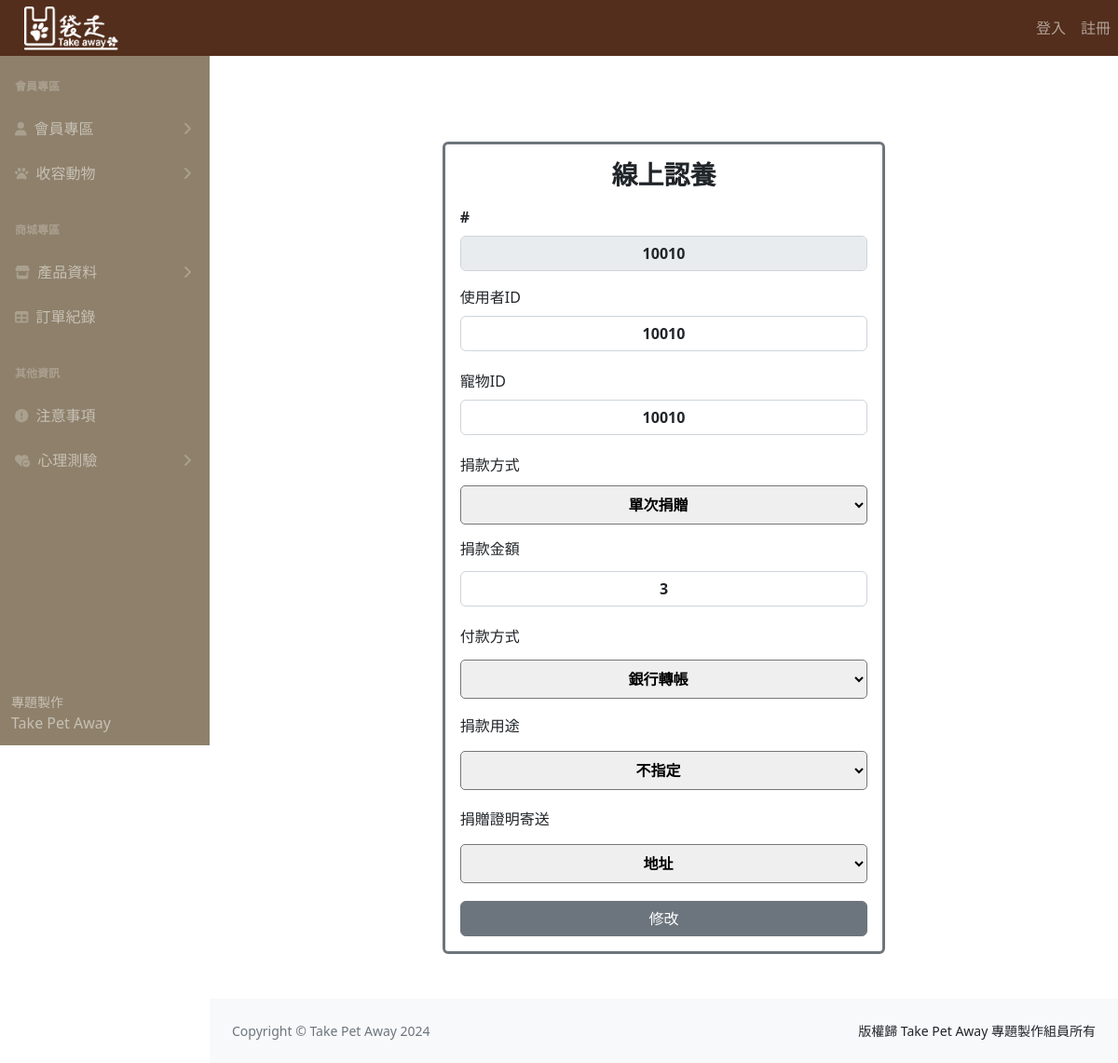
Page /adoptEdit.php?adopt_id=10010 on the earlier database version.
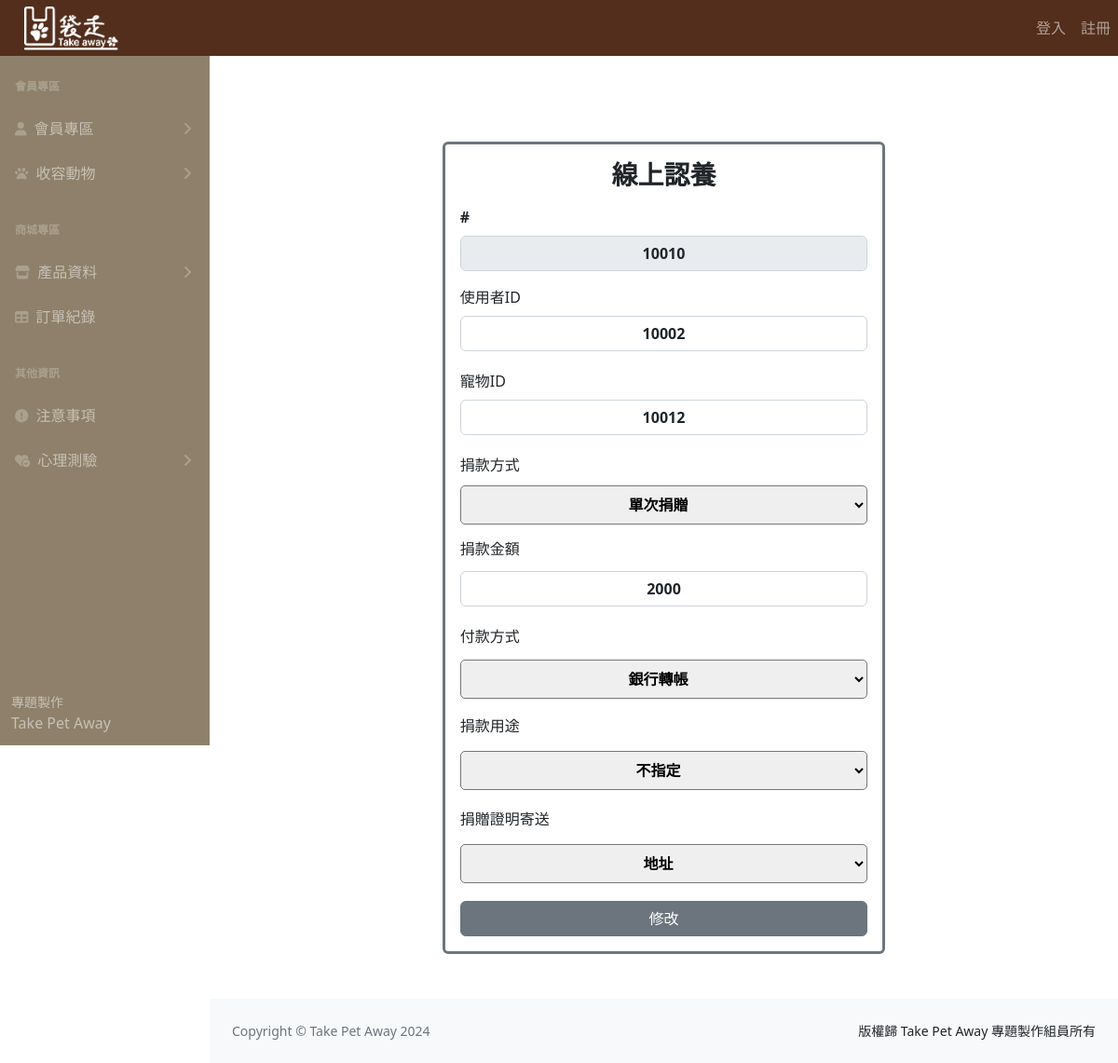
Same page on the later database version.
### tables this page shows
CREATE TABLE `online_virtual_adoption_form` (
  `adopt_id` int(11) NOT NULL,
  `pet_id` int(11) NOT NULL,
  `user_id` int(11) NOT NULL,
  `donation_method` varchar(8) NOT NULL,
  `amount` int(11) NOT NULL,
  `payment` varchar(8) NOT NULL,
  `donation` varchar(8) NOT NULL,
  `donate_address` varchar(8) NOT NULL
);

### adoptEdit.php (the view, shortened to what this page needs)
<?php
require __DIR__ . '/parts/pdo-connect.php';
$adopt_id = isset($_GET['adopt_id']) ? intval($_GET['adopt_id']) : 0;
$r = $pdo->query("SELECT * FROM online_virtual_adoption_form WHERE adopt_id= $adopt_id")->fetch();
$method = $r['donation_method'];
$payment = $r['payment'];
$donation = $r['donation'];
$address = $r['donate_address'];
?>
<?php include __DIR__ . '/parts/1_head.php' ?>
<?php include __DIR__ . '/parts/2_nav.php' ?>
<?php include __DIR__ . '/parts/3_side_nav.php' ?>
<div class="container">
  <div class="row d-flex justify-content-center mt-5">
    <div class="col-6">
      <div class="card my-5 border border-3 border-secondary">
        <div class="card-body">
          <h3 class="card-title text-center fw-bold mb-3">線上認養</h3>
          <form name="form1" onsubmit="sendData(event)" class="vstack">
            <div class="mb-3">
              <label for="name" class="form-label text-center fw-bold">#</label>
              <input type="text" class="form-control text-center fw-bold" value="<?= $r['adopt_id'] ?>" disabled>
            </div>
            <div class="mb-3">
              <label for="user_id" class="form-label">使用者ID</label>
              <input type="text" class="form-control text-center fw-bold" id="user_id" name="user_id" value="<?= $r['user_id'] ?>">
            </div>
            <div class="mb-3">
              <label for="pet_id" class="form-label">寵物ID</label>
              <input type="text" class="form-control text-center fw-bold" id="pet_id" name="pet_id" value="<?= $r['pet_id'] ?>">
            </div>
            <div class="d-flex flex-column">
              <label for="donation_method">捐款方式</label>
              <select class="py-2 text-center fw-bold" name="donation_method" id="donation_method" style="border-radius: 5px; margin: 10px 0px ">
                <option value="單次捐贈" <?php if (!empty($method) && $method == '單次捐贈')  echo 'selected = "selected"'; ?>>單次捐贈</option>
              </select>
            </div>
            <div class="mb-3">
              <label for="amount" class="form-label">捐款金額</label>
              <input type="text" class="form-control text-center fw-bold my-1" id="amount" name="amount" value="<?= $r['amount'] ?>">
            </div>
            <div class="d-flex flex-column">
              <label for="payment">付款方式</label>
              <select class="py-2 text-center fw-bold" name="payment" id="payment" style="border-radius: 5px; margin: 13px 0px ">
                <option value="銀行轉帳 <?php if (!empty($payment) && $payment == '銀行轉帳')  echo 'selected = "selected"'; ?>">銀行轉帳</option>
              </select>
            </div>
            <div class="d-flex flex-column">
              <label for="donation">捐款用途</label>
              <select class="py-2 text-center fw-bold" name="donation" id="donation" style="border-radius: 5px; margin: 15px 0px ">
                <option value="<?php if (!empty($donation) && $donation == '不指定')  echo 'selected = "selected"';  ?> 不指定">不指定</option>
              </select>
            </div>
            <div class="d-flex flex-column">
              <label for="donate_address">捐贈證明寄送</label>
              <select class="py-2 text-center fw-bold" name="donate_address" id="donate_address" style="border-radius: 5px; margin: 15px 0px ">
                <option value="<?php if (!empty($address) && $address == '地址')  echo 'selected = "selected"'; ?> 地址">地址</option>
              </select>
            </div>
            <button type="submit" class="btn btn-secondary">修改</button>
          </form>
        </div>
      </div>
    </div>
  </div>
</div>
<?php include __DIR__ . '/parts/4_footer.php' ?>
<?php include __DIR__ . '/parts/6_foot.php' ?>

Differences in the rows shown:
changed online_virtual_adoption_form "單次捐贈": user_id "10010" → "10002"; pet_id "10010" → "10012"; amount "3" → "2000"
